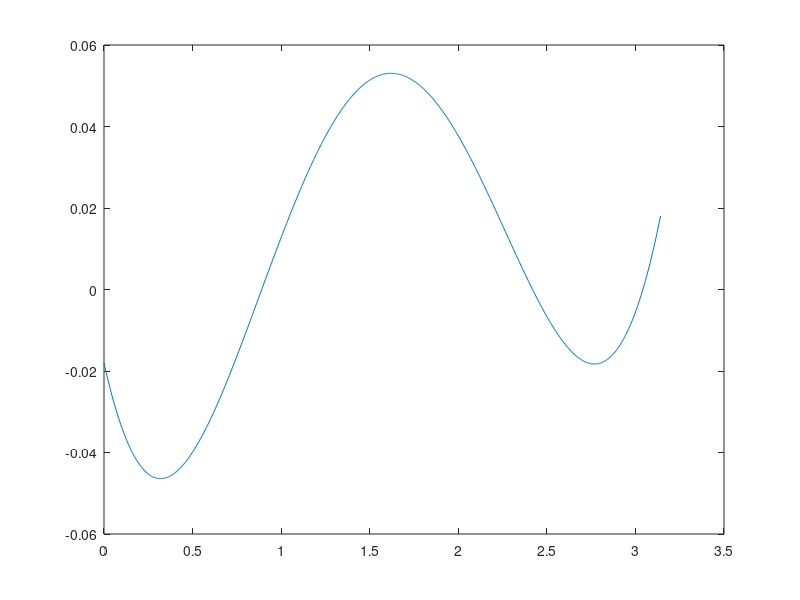
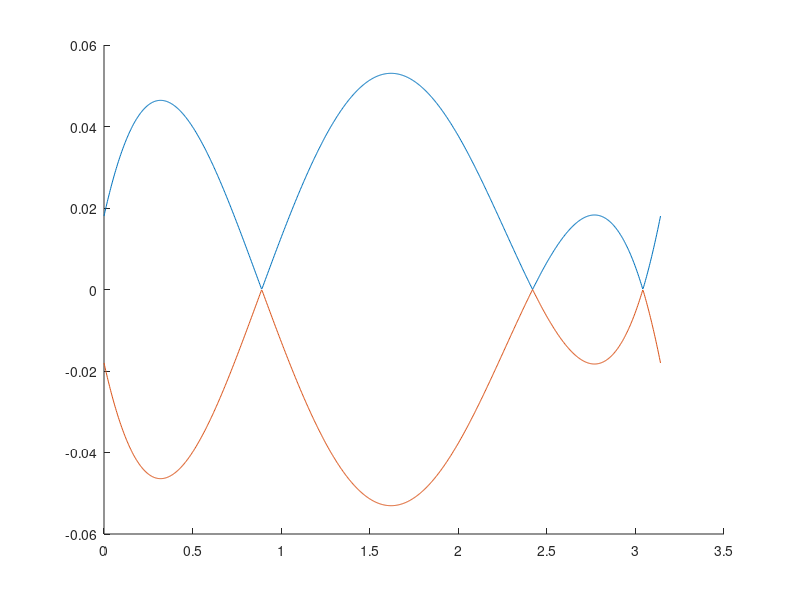

MATLAB code to generate these figures, in order:
% Na vajah smo na tablo naredili en korak Remesovega postopka za funkcijo
% f(x) = sin(x) na intervalu [0,pi] z začetno množico točk E1 = [0,pi/3,(2*pi)/3,pi]
% Drugi korak postopka izvedemo v Matlabu.
f = @(x) sin(x);

% Določimo množico E2:
E2 = [0,pi/3,2.7327,pi];

% Določimo matriko sistema enačb
A = [1 1 0 0;
     -1 1 pi/3 pi*pi/9;
     1 1 2.7327 2.7327^2;
     -1 1 pi pi^2];
 
% Določimo desno stran sistema enačb
b = [f(E2(1));f(E2(2));f(E2(3));f(E2(4))];

% Rešimo sistem enačb in dobimo vektor koeficientov: [m2;c2;b2;a2]
koef = A\b;
m2 = koef(1);
c2 = koef(2);
b2 = koef(3);
a2 = koef(4);

% Določimo aproksimacijski polinom
p2 = @(x) a2*x.^2 + b2*x + c2;

% Določimo residual in ga narišemo
r2 = @(x) f(x)-p2(x);
x = linspace(0,pi,1001);
figure
plot(x,r2(x))

% Vzamemo absolutno vrednosti residuala
r2_abs = @(x) abs(f(x)-p2(x));

% Absolutno vrednost še negiramo, da bomo lahko uporabili fminbnd
r2_abs2 = @(x) -r2_abs(x);

% Narišemo
figure
hold on
plot(x,r2_abs(x));
plot(x,r2_abs2(x));
hold off

% Poiščemo y2, pri katerem r2 doseže maksimalno absolutno vrednost
y2 = fminbnd(r2_abs2,0,pi)

% Preverimo, za koliko se še razlikujeta absolutni vredsnoti r2(y2) in m2
abs(r2(y2))-abs(m2)


